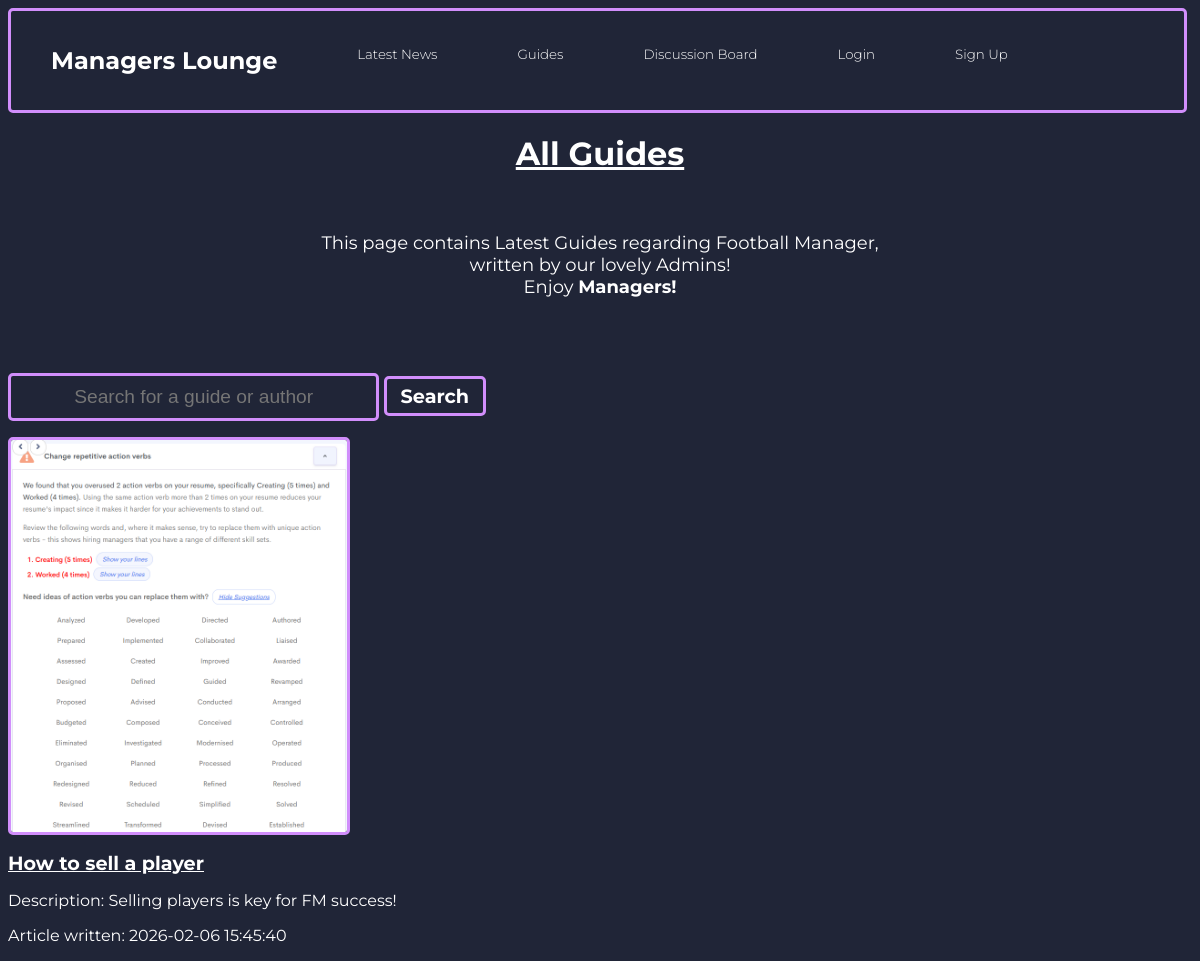
The app's page /listguides.php, older data.
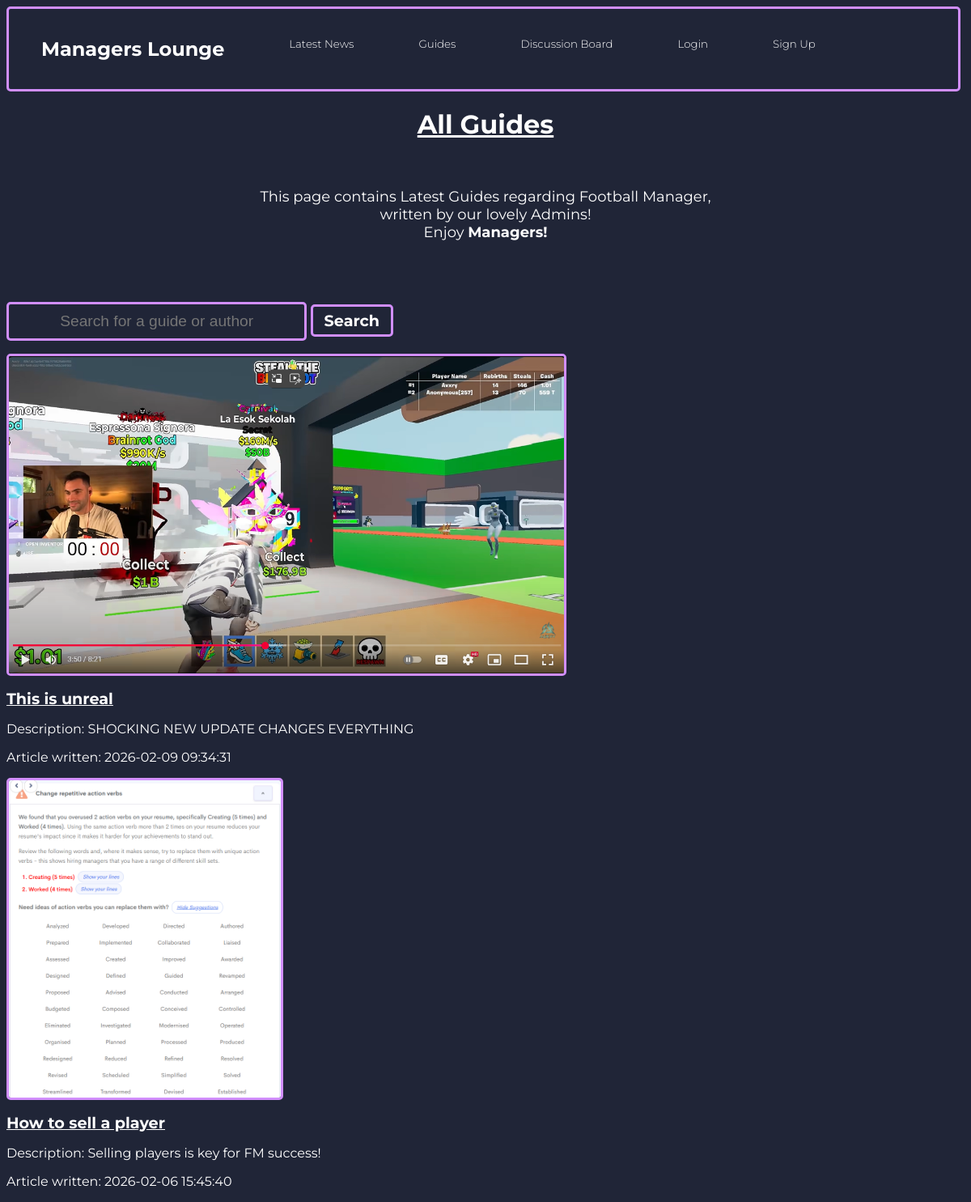
The same page, newer data.
### tables this page shows
CREATE TABLE `guides` (
  `id` int(11) NOT NULL,
  `title` text NOT NULL,
  `description` text NOT NULL,
  `picture` blob NOT NULL,
  `content` text NOT NULL,
  `username` text NOT NULL,
  `time_created` timestamp NOT NULL DEFAULT current_timestamp() ON UPDATE current_timestamp(),
  `comments` text NOT NULL
);

### listguides.php (the view, shortened to what this page needs)
<?php
include 'connectdb.php';
$news = [];
if (empty($news)) {
    $stmt = $conn->prepare("SELECT * FROM guides ORDER BY time_created DESC");
    $stmt->execute();
    $result = $stmt->get_result();
    while ($row = $result->fetch_assoc()) {
        $news[] = $row;
    }
}
?>
<!DOCTYPE html>
<html lang="en">
<head>
    <link rel="stylesheet" href="listnews.css">
    <link rel="stylesheet" href="main.css">
</head>
<body>
    <nav>
        <ul>
            <li>
                <h1><a href="index.html">Managers Lounge</a></h1>
            </li>
            <li>
                <h2><a href="listnews.php">Latest News</a></li>
            <li>
                <h2><a href="listguides.php">Guides</a></li>
            <li>
                <h2><a href="discussionboard.php">Discussion Board</a></li>
            <li>
                <h2><a class="right-float" href="login.php">Login</a></li>
            <li>
                <h2><a class="right-float" href="signup.php">Sign Up</a></li>
        </ul>
    </nav>
<h1 class="title"><u>All Guides</u></h1>
<br>
<p class="welcome-message"> This page contains Latest Guides regarding Football Manager, <br> written by our lovely Admins! <br> Enjoy <b>Managers! </b> </p>
<br> <br>
<br>
    <div class="search-button">
        <form method='POST'>
            <input type="text" class="search-btn" placeholder="Search for a guide or author" name="search">
            <button name="submit">Search</button>
        </form>
    </div>
    <div class="posts-container">
        <?php
        if (!empty($news)) {
            foreach ($news as $row) {
                echo '<section class="newsCard">';
                  if (!empty($row['picture'])) {
                    echo '<img src="' . htmlspecialchars($row['picture']) . '" alt="Guide image" class="listnews-article-image">' . '<br>';
                }
                echo '<p><a class=article-title href="retrieve_guides.php?id=' . htmlspecialchars($row['id']) . '">' .  '<b>', htmlspecialchars($row['title']) . '</b>' , '</a></p>';
                echo '<p>Description: ' . htmlspecialchars($row['description']) . '</p>';
                echo '<p>Article written: ' . htmlspecialchars($row['time_created']) . '</p>';
                echo '</section>';
            }
        } else {
            echo "<p>No guides found.</p>";
        }
        ?>
    </div>
</body>
</html>

Row changes from the older to the newer data that the page shows:
added guides: picture (picture), title "This is unreal", description "SHOCKING NEW UPDATE CHANGES EVERYTHING", time_created "2026-02-09 09:34:31"
